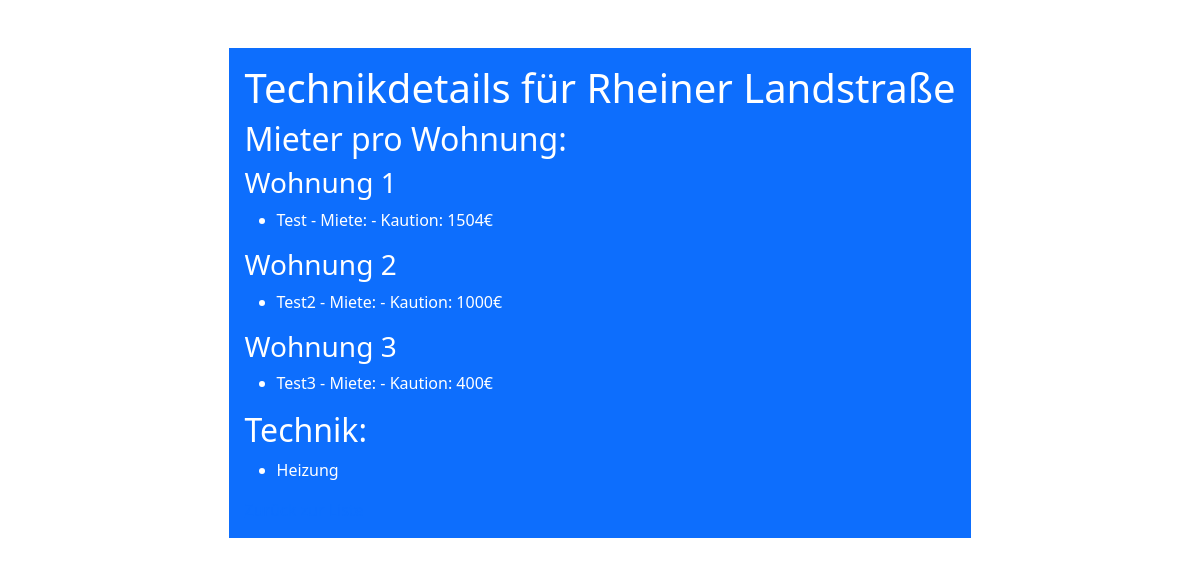
The app's page /wohnungen/2/ with its own data.
### gebäude/models.py (models this page shows, shortened)
class Objekte(models.Model):
    name = models.CharField(max_length=150)
    address = models.CharField(max_length=150)

class Mietern(models.Model):
    objekt = models.ForeignKey(Objekte, on_delete=models.CASCADE)
    vornanme = models.CharField(max_length=200)
    nachname = models.CharField(max_length=200)
    monats_miethe = models.IntegerField(validators=[zusässige_posetive], blank=True)
    kaution = models.IntegerField(validators=[zusässige_posetive], blank=True)
    wohnung = models.IntegerField(blank=True, null=True)

class Technik(models.Model):
    objekt = models.ForeignKey(Objekte, on_delete=models.CASCADE)
    gegenstand = models.CharField(max_length=200)
    wohnung = models.CharField(max_length=200)

### gebäude/views.py (the view)
# urls.py: path('wohnungen/<int:id>/', wohnungen_details, name='wohnungen'),
def wohnungen_details(request, id):
    objekt = get_object_or_404(Objekte, id=id)
    mietern = Mietern.objects.filter(objekt=objekt)
    technik = Technik.objects.filter(objekt=objekt)
    wohnungen = mietern.values_list('wohnung', flat=True).distinct()
    return render(request, 'technik.html', {'objekt': objekt,'mietern':mietern, 'technik':technik, 'wohnungen':wohnungen})

### templates/technik.html (shortened to what this page needs)
<!DOCTYPE html>
<html lang="en">
<head>
    <link href="https://cdn.jsdelivr.net/npm/bootstrap@5.3.3/dist/css/bootstrap.min.css" rel="stylesheet">
</head>
<body>
<div class="container d-flex flex-column align-items-center mt-5">
    <div class="p-3 mb-2 bg-primary text-white">
    <h1>Technikdetails für {{ objekt.name }}</h1>
    <h2>Mieter pro Wohnung:</h2>
    {% for wohnung in wohnungen %}
    <h3>Wohnung {{ wohnung }}</h3>
    <ul>
        {% for mieter in mietern %}
            {% if mieter.wohnung == wohnung %}
                <li>{{ mieter.vorname }} {{ mieter.nachname }} - Miete: {{ mieter.monats_miete }} - Kaution: {{ mieter.kaution }}€</li>
            {% endif %}
        {% endfor %}
    </ul>
    {% endfor %}
    <h2>Technik:</h2>
    <ul>
        {% for tech in technik %}
        <li>{{ tech.gegenstand }}</li>
        {% endfor %}
    </ul>
    <a href="{% url 'objekte' %}">Zurück zur Liste</a>
</div>
</div>
</body>
</html>

### records on screen
Objekte: name "Rheiner Landstraße"
Mietern: nachname "Test", kaution "1504"
Mietern: nachname "Test2", kaution "1000"
Mietern: nachname "Test3", kaution "400"
Technik: gegenstand "Heizung"

### other values on screen
{{ wohnung }} "1" "2" "3"
